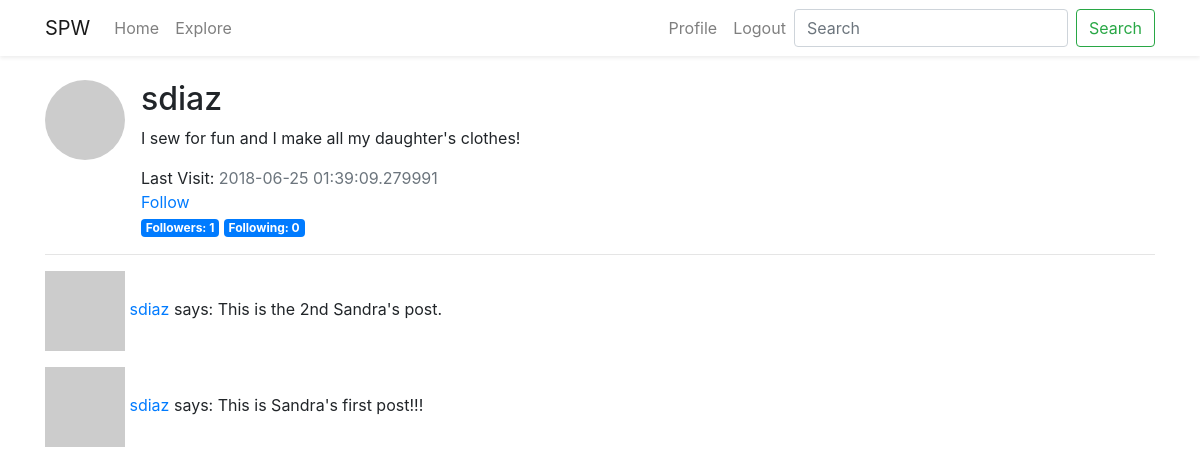
Page /user/sdiaz (signed in) on the committed database.
### src/models.py (models this page shows, shortened)
class User(UserMixin, db.Model):
    id = db.Column(db.Integer, primary_key=True)
    username = db.Column(db.String(64), index=True, unique=True)
    email = db.Column(db.String(128), index=True, unique=True)
    password_hash = db.Column(db.String(128))
    posts = db.relationship('Post', backref='author', lazy='dynamic')
    about_me = db.Column(db.String(140))
    last_seen = db.Column(db.DateTime, default=datetime.utcnow)
    following = db.relationship(
        'User', secondary=followers,
        primaryjoin=(followers.c.follower_id == id),
        secondaryjoin=(followers.c.following_id == id),
        backref=db.backref('followers', lazy='dynamic'),
        lazy='dynamic',
    )
    def is_following(self, user):
        return self.following.filter(followers.c.following_id == user.id).count() > 0
    def avatar(self, size):
        digest = md5(self.email.lower().encode('utf-8')).hexdigest()
        return f"https://www.gravatar.com/avatar/{digest}?d=robohash&s={size}"

class Post(db.Model):
    id = db.Column(db.Integer, primary_key=True)
    body = db.Column(db.String(140))
    timestamp = db.Column(db.DateTime, index=True, default=datetime.utcnow)
    user_id = db.Column(db.Integer, db.ForeignKey('user.id'))

### src/routes.py (the view)
@app.route('/user/<username>')
@login_required
def user(username):
    c_user = User.query.filter_by(username=username).first_or_404()
    page = request.args.get(key='page', default=1, type=int)
    posts = c_user.posts.order_by(Post.timestamp.desc()).paginate(
        page=page,
        per_page=app.config['POST_PER_PAGE'],
        error_out=False,
    )
    next_page = url_for('user', username=c_user.username, page=posts.next_num) if posts.has_next else None
    prev_page = url_for('user', username=c_user.username, page=posts.prev_num) if posts.has_prev else None
    return render_template('user.html', title=c_user.username, user=c_user, posts=posts.items, next_page=next_page,
                           prev_page=prev_page)

### src/models.py (called while the page is built)
@login.user_loader
def load_user(idx):
    return User.query.get(int(idx))

### src/routes.py (called while the page is built)
@app.before_request
def before_request():
    if current_user.is_authenticated:
        current_user.last_seen = datetime.utcnow()
        db.session.commit()

### src/templates/user.html (shortened to what this page needs)
{% extends 'base.html' %}
{% block content %}
    <div class="media">
        <img src="{{ user.avatar(128) }}" alt="Profile Image" class="rounded-circle mr-3">
        <div class="media-body">
            <h2 class="mt-0 mr-3 d-inline">{{ user.username }}</h2>
            {% if user.about_me %}
                <p class="mt-2">{{ user.about_me }}</p>
            {% else %}
                <p class="text-muted mt-2">Tell us something about you.</p>
            {% endif %}
            {% if user.last_seen %}
                <p class="d-inline">Last Visit: </p>
                <p class="text-muted d-inline">{{ user.last_seen }}</p>
            {% endif %}
            {% if (user != current_user) and (not current_user.is_following(user)) %}
                <div>
                    <a href="{{ url_for('follow', username=user.username) }}">Follow</a>
                </div>
            {% elif (user != current_user) and (current_user.is_following(user)) %}
                <div>
                    <a href="{{ url_for('unfollow', username=user.username) }}">Unfollow</a>
                </div>
            {% endif %}
            <div>
                <span class="badge badge-primary">Followers: {{ user.followers.count() }}</span>
                <span class="badge badge-primary">Following: {{ user.following.count() }}</span>
            </div>
        </div>
    </div>
    <hr>
    {% for post in posts %}
        {% include "includes/_post.html" %}
    {% endfor %}
{% endblock %}

### src/templates/includes/_post.html
<p>
    <img src="{{ post.author.avatar(36) }}" alt="Profile Image">
    <a href="{{ url_for('user', username=post.author.username) }}">
        {{ post.author.username }}
    </a>
    says: {{ post.body }}
</p>

### rows in the picture
User: username "sdiaz", about_me "I sew for fun and I make all my daughter's clothes!", last_seen "2018-06-25 01:39:09.279991"
Post: author.username "sdiaz", body "This is the 2nd Sandra's post."
Post: author.username "sdiaz", body "This is Sandra's first post!!!"

### other values in the picture
{{ user.followers.count() }} "1"
{{ user.following.count() }} "0"
